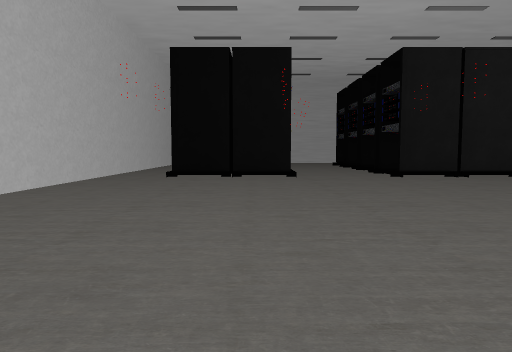
View 1 (above)

21 first-person views from a walk through a Unity game level. The camera is 0.6 m above the floor, tilts 4° down and sees 70° across. Doors are open. The floor is counted in squares, 1 m on a side. Each view is taken from the middle of a square. On the plan, view 1 faces up. The plan holds only what a view shows up to about 10 squares ahead; the rest is blank. The place goes on beyond the plan.

View 2
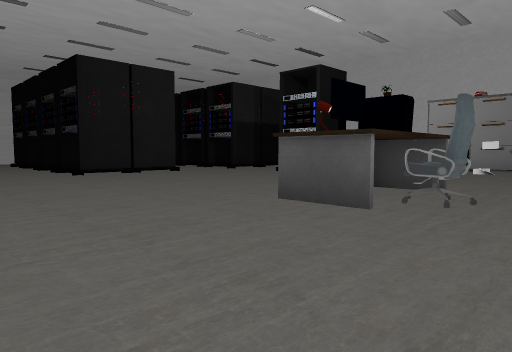

View 3
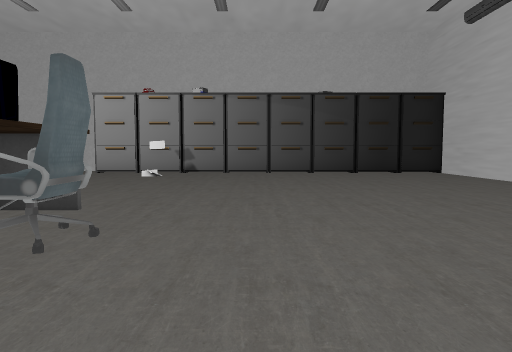

View 4
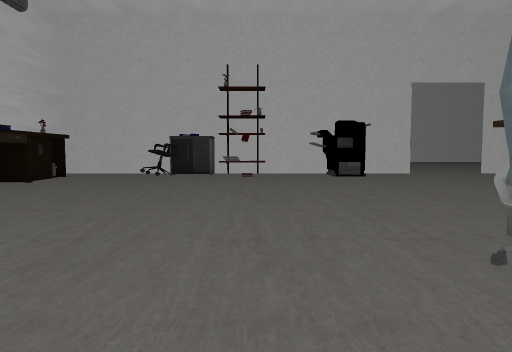

View 5
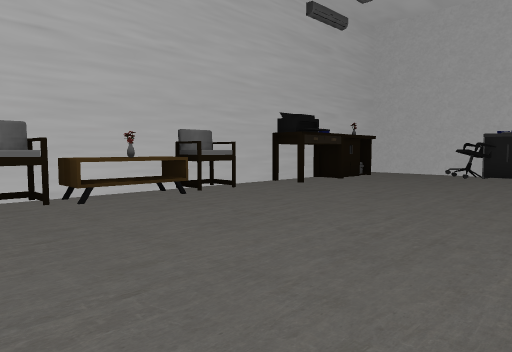

View 6
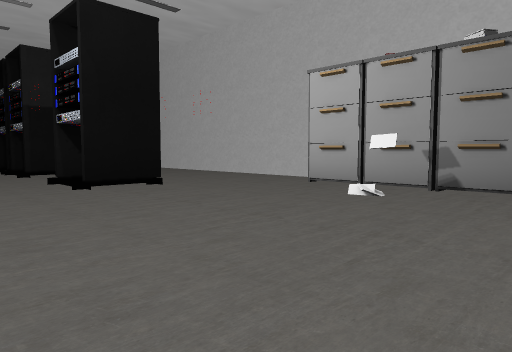

View 7
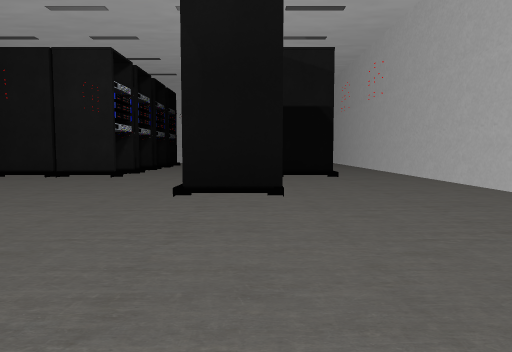

View 8
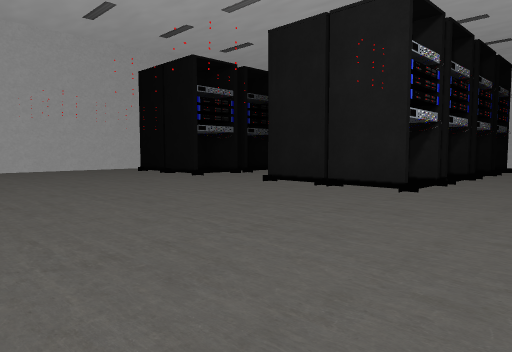

View 9
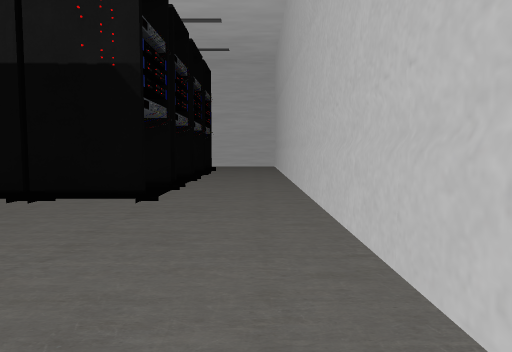

View 10
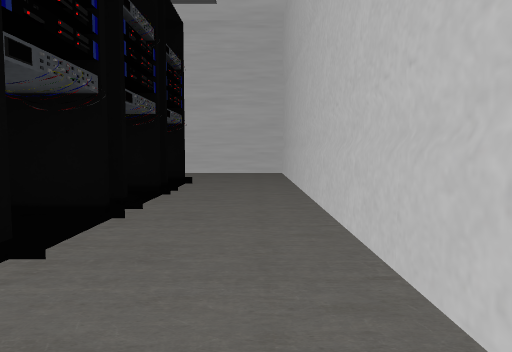

View 11
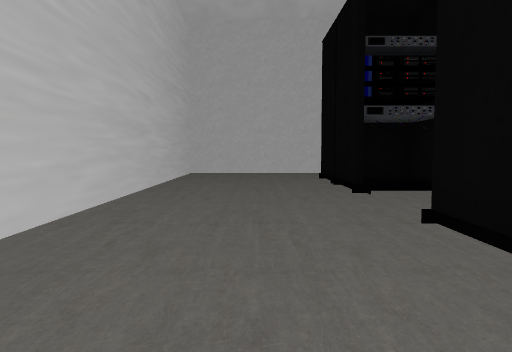

View 12
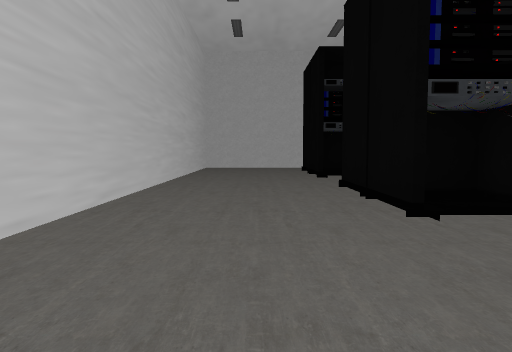

View 13
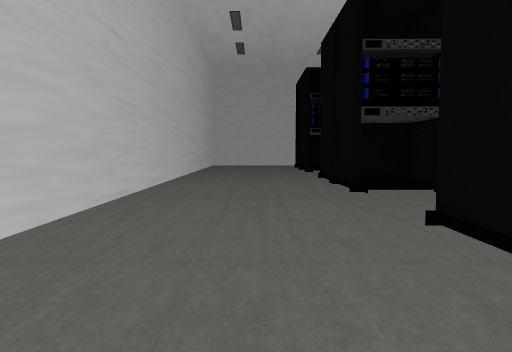

View 14
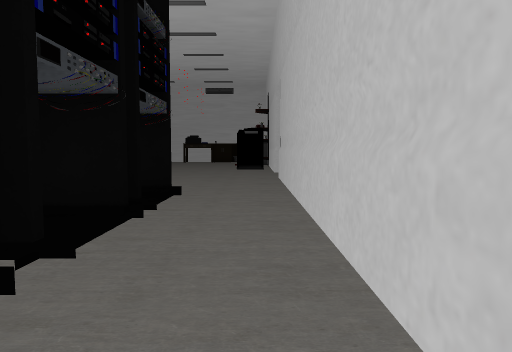

View 15
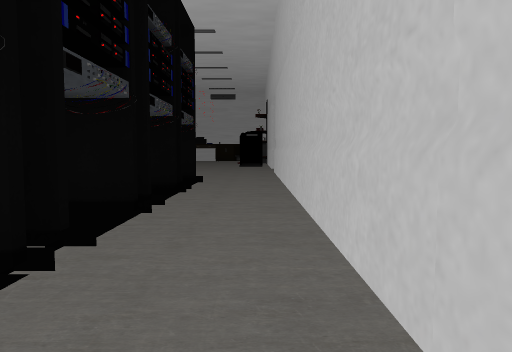

View 16
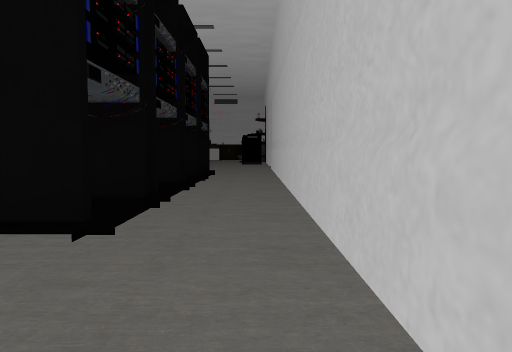

View 17
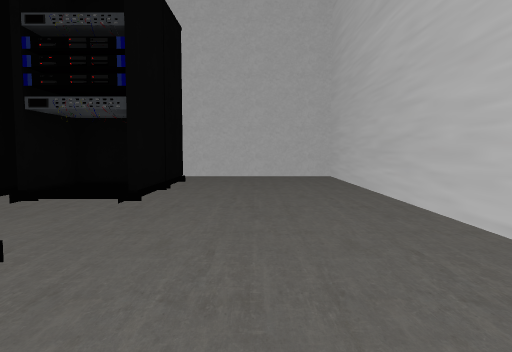

View 18
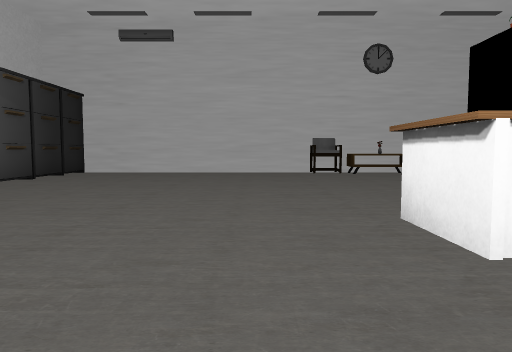

View 19
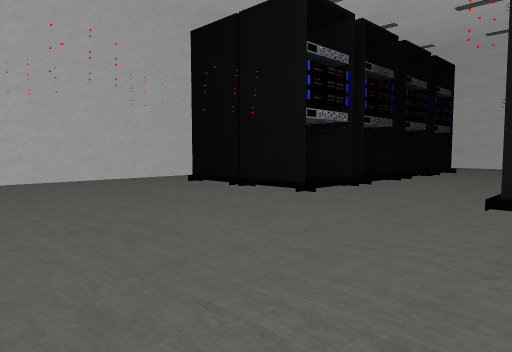

View 20
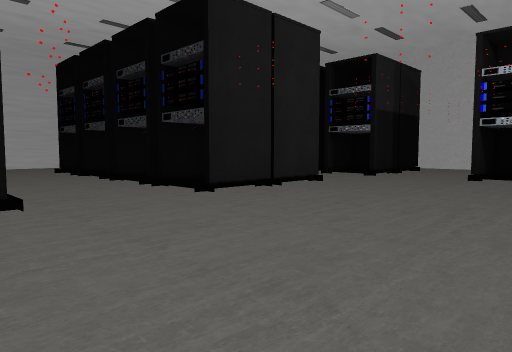

View 21
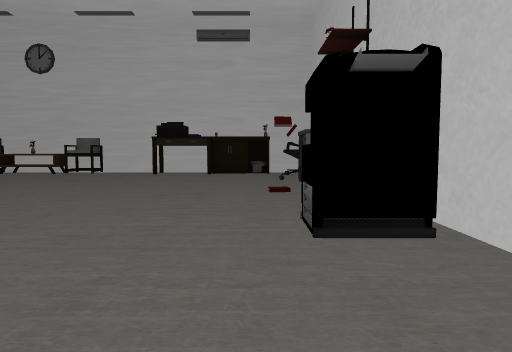

### Floor plan
Points are (right, up) in squares from view 1. A wall is a line through its corners. A room is listed if a view was taken in it or the views show most of it. See-through windows are left out.
Room 1 (views 1, 2, 3, 4, 5, 6, 7, 8, 9, 10, 11, 12, 13, 14, 15, 16, 17, 18, 19, 20, 21)
walls: (11, 1.2) (10.9, 1.7); (12.7, 4) (12.7, 17.7) (-3.5, 17.7) (-3.5, 4.9); (-3.5, 3.1) (-3.5, -2.1) (-2.8, -2.1) (-2.8, -2.5); (5.5, -5.9) (11.7, -5.9); (-3.5, -3.1) (-3.5, -5.9) (-2.5, -5.9); (0.4, -5.9) (2.6, -5.9); (-0.9, -5.9) (-0.4, -5.9)
ways out: open door at (-3.5, 4)
objects: other object (-3, -3); other object (-3, -1); other object (-3, 0) to (-3, 1); other object (-2, -6); other object (-2, -1); other object (-2, 8) to (-1, 10); other object (-2, 10) to (-1, 11); other object (-2, 12) to (-1, 13); other object (-1, 14); other object (0, -6) to (0, -5); other object (0, 8) to (1, 9); other object (0, 10) to (1, 11); other object (0, 12) to (1, 13); other object (0, 14); other object (3, -6); other object (3, 8) to (4, 10); other object (3, 10) to (4, 11); other object (3, 12) to (4, 12); other object (3, 13) to (4, 14); other object (4, -6); other object (4, -5); other object (4, 0) to (5, 1); other object (4, 2); other object (5, -6); other object (5, 2); other object (5, 8) to (6, 10); other object (5, 10) to (6, 11); other object (5, 12) to (6, 12); other object (5, 13) to (6, 14); other object (6, 1) to (6, 2); other object (8, 5) to (9, 6); other object (8, 8) to (9, 9); other object (8, 10) to (9, 11); other object (8, 13) to (9, 14); other object (9, 8) to (10, 10); other object (9, 12) to (11, 13); other object (10, 10) to (11, 11); other object (10, 14); other object (12, -5); other object (12, -4); other object (12, -3); other object (12, -2); other object (12, -1); other object (12, 0); other object (12, 2); other object (12, 3)

Positions as (right, up) in squares from view 1, and headings:
1: (0, 0), facing up
2: (0, -1), facing up-right
3: (2, -1), facing right
4: (6, -1), facing left
5: (6, -1), facing down-left
6: (6, -1), facing up-right
7: (9, 0), facing up
8: (8, 3), facing up-left
9: (12, 4), facing up
10: (12, 8), facing up
11: (3, 16), facing right
12: (0, 16), facing right
13: (-2, 16), facing right
14: (-3, 13), facing down
15: (-3, 15), facing down
16: (-3, 17), facing down
17: (5, 16), facing left
18: (7, 4), facing down
19: (4, 4), facing up-left
20: (0, 4), facing up-right
21: (-2, 4), facing down
